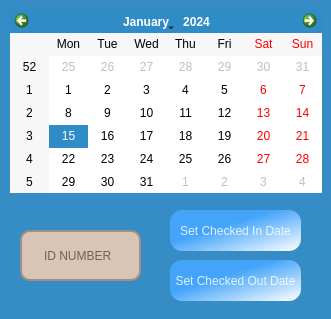
<?xml version="1.0" encoding="UTF-8"?>
<ui version="4.0">
 <class>Form</class>
 <widget class="QWidget" name="Form">
  <property name="geometry">
   <rect>
    <x>0</x>
    <y>0</y>
    <width>331</width>
    <height>319</height>
   </rect>
  </property>
  <property name="windowTitle">
   <string>Calendar</string>
  </property>
  <property name="windowIcon">
   <iconset resource="rsc.qrc">
    <normaloff>:/icons/icons/lion.png</normaloff>:/icons/icons/lion.png</iconset>
  </property>
  <widget class="QLabel" name="label">
   <property name="geometry">
    <rect>
     <x>0</x>
     <y>0</y>
     <width>331</width>
     <height>321</height>
    </rect>
   </property>
   <property name="styleSheet">
    <string notr="true">background-color: rgb(54, 141, 197);</string>
   </property>
   <property name="text">
    <string/>
   </property>
   <property name="pixmap">
    <pixmap resource="rsc.qrc">:/images/images/beach.jpg</pixmap>
   </property>
   <property name="scaledContents">
    <bool>true</bool>
   </property>
  </widget>
  <widget class="QCalendarWidget" name="calendarWidget">
   <property name="geometry">
    <rect>
     <x>10</x>
     <y>10</y>
     <width>312</width>
     <height>183</height>
    </rect>
   </property>
  </widget>
  <widget class="QLineEdit" name="ID_Number_LineEdit">
   <property name="geometry">
    <rect>
     <x>20</x>
     <y>230</y>
     <width>121</width>
     <height>51</height>
    </rect>
   </property>
   <property name="styleSheet">
    <string notr="true">QLineEdit {
	border: 2px solid rgb(157, 143, 132);
	border-radius: 10px;
	color: rgb(0, 0, 0);
	padding-left: 20px;
	padding-right: 2px;
	background-color:rgb(216, 197, 181);
}
</string>
   </property>
   <property name="placeholderText">
    <string>ID NUMBER</string>
   </property>
  </widget>
  <widget class="QPushButton" name="SetCheckIn_PushButton">
   <property name="geometry">
    <rect>
     <x>170</x>
     <y>210</y>
     <width>131</width>
     <height>41</height>
    </rect>
   </property>
   <property name="styleSheet">
    <string notr="true">QPushButton {
	background-color: qlineargradient(spread:pad, x1:0, y1:0, x2:1, y2:1, stop:0.397727 rgba(68, 164, 250, 255), stop:1 rgba(255, 255, 255, 255));
	
	color: rgba(255, 255, 255, 210);
	border-radius: 12px;
}


QPushButton:pressed {
	padding-left: 5px;
	padding-top: 5px;
	
}</string>
   </property>
   <property name="text">
    <string>Set Checked In Date</string>
   </property>
  </widget>
  <widget class="QPushButton" name="SetCheckOut_PushButton">
   <property name="geometry">
    <rect>
     <x>170</x>
     <y>260</y>
     <width>131</width>
     <height>41</height>
    </rect>
   </property>
   <property name="styleSheet">
    <string notr="true">QPushButton {
	background-color: qlineargradient(spread:pad, x1:0, y1:0, x2:1, y2:1, stop:0.397727 rgba(68, 164, 250, 255), stop:1 rgba(255, 255, 255, 255));
	
	color: rgba(255, 255, 255, 210);
	border-radius: 12px;
}


QPushButton:pressed {
	padding-left: 5px;
	padding-top: 5px;
	
}</string>
   </property>
   <property name="text">
    <string>Set Checked Out Date</string>
   </property>
  </widget>
 </widget>
 <resources>
  <include location="rsc.qrc"/>
 </resources>
 <connections/>
</ui>
